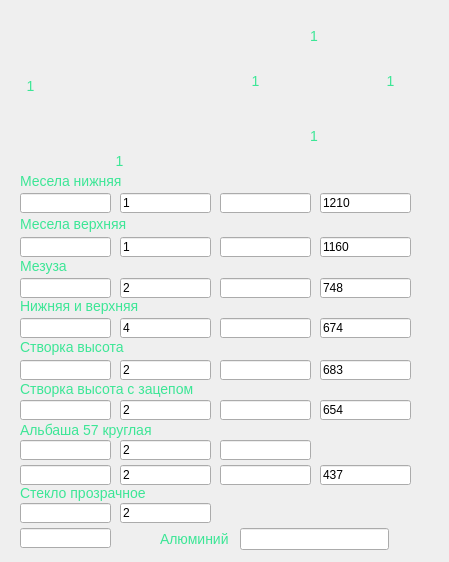
<?xml version="1.0" encoding="UTF-8"?>
<ui version="4.0">
 <class>FinalDimensions</class>
 <widget class="QDialog" name="FinalDimensions">
  <property name="geometry">
   <rect>
    <x>0</x>
    <y>0</y>
    <width>449</width>
    <height>562</height>
   </rect>
  </property>
  <property name="windowTitle">
   <string>Dialog</string>
  </property>
  <widget class="QLabel" name="label">
   <property name="geometry">
    <rect>
     <x>40</x>
     <y>20</y>
     <width>160</width>
     <height>130</height>
    </rect>
   </property>
   <property name="styleSheet">
    <string notr="true">image: url(:/proj/img/room_size_2d_min.png);</string>
   </property>
   <property name="text">
    <string/>
   </property>
  </widget>
  <widget class="QLabel" name="label_2">
   <property name="geometry">
    <rect>
     <x>240</x>
     <y>20</y>
     <width>171</width>
     <height>130</height>
    </rect>
   </property>
   <property name="styleSheet">
    <string notr="true">image: url(:/proj/img/depth_min.png);</string>
   </property>
   <property name="text">
    <string/>
   </property>
  </widget>
  <widget class="QLabel" name="LeftVertSize">
   <property name="geometry">
    <rect>
     <x>20</x>
     <y>20</y>
     <width>20</width>
     <height>133</height>
    </rect>
   </property>
   <property name="styleSheet">
    <string notr="true">image: url(:/proj/img/vertical_dimension.svg);</string>
   </property>
   <property name="text">
    <string/>
   </property>
  </widget>
  <widget class="QLabel" name="TopHorSize">
   <property name="geometry">
    <rect>
     <x>42</x>
     <y>160</y>
     <width>157</width>
     <height>23</height>
    </rect>
   </property>
   <property name="styleSheet">
    <string notr="true">image: url(:/proj/img/horizontal_dimension.svg);</string>
   </property>
   <property name="text">
    <string/>
   </property>
  </widget>
  <widget class="QLabel" name="BottomLeftSize">
   <property name="geometry">
    <rect>
     <x>240</x>
     <y>90</y>
     <width>41</width>
     <height>31</height>
    </rect>
   </property>
   <property name="styleSheet">
    <string notr="true">image: url(:/proj/img/arrows-diagonal.svg);</string>
   </property>
   <property name="text">
    <string/>
   </property>
  </widget>
  <widget class="QLabel" name="BottomRightSize">
   <property name="geometry">
    <rect>
     <x>370</x>
     <y>90</y>
     <width>41</width>
     <height>31</height>
    </rect>
   </property>
   <property name="styleSheet">
    <string notr="true">image: url(:/proj/img/arrows-diagonal_1.svg);</string>
   </property>
   <property name="text">
    <string/>
   </property>
  </widget>
  <widget class="QLabel" name="BottomCenterSize">
   <property name="geometry">
    <rect>
     <x>290</x>
     <y>120</y>
     <width>18</width>
     <height>31</height>
    </rect>
   </property>
   <property name="styleSheet">
    <string notr="true">image: url(:/proj/img/vertical_dimension_2.svg);</string>
   </property>
   <property name="text">
    <string/>
   </property>
  </widget>
  <widget class="QLabel" name="BottomCenterSize_2">
   <property name="geometry">
    <rect>
     <x>290</x>
     <y>21</y>
     <width>21</width>
     <height>31</height>
    </rect>
   </property>
   <property name="styleSheet">
    <string notr="true">image: url(:/proj/img/vertical_dimension_2.svg);</string>
   </property>
   <property name="text">
    <string/>
   </property>
  </widget>
  <widget class="QLabel" name="showVertSize">
   <property name="geometry">
    <rect>
     <x>5</x>
     <y>70</y>
     <width>51</width>
     <height>31</height>
    </rect>
   </property>
   <property name="font">
    <font>
     <pointsize>-1</pointsize>
    </font>
   </property>
   <property name="styleSheet">
    <string notr="true">color: rgb(60,230,150);
font-size: 14px;</string>
   </property>
   <property name="text">
    <string>1</string>
   </property>
   <property name="alignment">
    <set>Qt::AlignCenter</set>
   </property>
  </widget>
  <widget class="QLabel" name="showHorSize">
   <property name="geometry">
    <rect>
     <x>84</x>
     <y>150</y>
     <width>71</width>
     <height>21</height>
    </rect>
   </property>
   <property name="font">
    <font>
     <pointsize>-1</pointsize>
    </font>
   </property>
   <property name="styleSheet">
    <string notr="true">color: rgb(60,230,150);
font-size: 14px;</string>
   </property>
   <property name="text">
    <string>1</string>
   </property>
   <property name="alignment">
    <set>Qt::AlignCenter</set>
   </property>
  </widget>
  <widget class="QLabel" name="label_7">
   <property name="geometry">
    <rect>
     <x>310</x>
     <y>20</y>
     <width>51</width>
     <height>31</height>
    </rect>
   </property>
   <property name="font">
    <font>
     <pointsize>-1</pointsize>
    </font>
   </property>
   <property name="styleSheet">
    <string notr="true">color: rgb(60,230,150);
font-size: 14px;</string>
   </property>
   <property name="text">
    <string>1</string>
   </property>
  </widget>
  <widget class="QLabel" name="label_8">
   <property name="geometry">
    <rect>
     <x>230</x>
     <y>65</y>
     <width>51</width>
     <height>31</height>
    </rect>
   </property>
   <property name="font">
    <font>
     <pointsize>-1</pointsize>
    </font>
   </property>
   <property name="styleSheet">
    <string notr="true">color: rgb(60,230,150);
font-size: 14px;</string>
   </property>
   <property name="text">
    <string>1</string>
   </property>
   <property name="alignment">
    <set>Qt::AlignCenter</set>
   </property>
  </widget>
  <widget class="QLabel" name="label_9">
   <property name="geometry">
    <rect>
     <x>310</x>
     <y>120</y>
     <width>51</width>
     <height>31</height>
    </rect>
   </property>
   <property name="font">
    <font>
     <pointsize>-1</pointsize>
    </font>
   </property>
   <property name="styleSheet">
    <string notr="true">color: rgb(60,230,150);
font-size: 14px;</string>
   </property>
   <property name="text">
    <string>1</string>
   </property>
  </widget>
  <widget class="QLabel" name="label_10">
   <property name="geometry">
    <rect>
     <x>365</x>
     <y>65</y>
     <width>51</width>
     <height>31</height>
    </rect>
   </property>
   <property name="font">
    <font>
     <pointsize>-1</pointsize>
    </font>
   </property>
   <property name="styleSheet">
    <string notr="true">color: rgb(60,230,150);
font-size: 14px;</string>
   </property>
   <property name="text">
    <string>1</string>
   </property>
   <property name="alignment">
    <set>Qt::AlignCenter</set>
   </property>
  </widget>
  <widget class="QLineEdit" name="lineEdit">
   <property name="geometry">
    <rect>
     <x>20</x>
     <y>193</y>
     <width>91</width>
     <height>20</height>
    </rect>
   </property>
  </widget>
  <widget class="QLabel" name="label_3">
   <property name="geometry">
    <rect>
     <x>-10</x>
     <y>0</y>
     <width>573</width>
     <height>573</height>
    </rect>
   </property>
   <property name="styleSheet">
    <string notr="true">image: url(:/proj/img/title.png);
opacity: 50;</string>
   </property>
   <property name="text">
    <string/>
   </property>
  </widget>
  <widget class="QLabel" name="label_4">
   <property name="geometry">
    <rect>
     <x>20</x>
     <y>165</y>
     <width>391</width>
     <height>31</height>
    </rect>
   </property>
   <property name="font">
    <font>
     <pointsize>-1</pointsize>
    </font>
   </property>
   <property name="styleSheet">
    <string notr="true">color: rgb(60,230,150);
font-size: 14px;</string>
   </property>
   <property name="text">
    <string>Месела нижняя</string>
   </property>
  </widget>
  <widget class="QLineEdit" name="lineEdit_2">
   <property name="geometry">
    <rect>
     <x>20</x>
     <y>237</y>
     <width>91</width>
     <height>20</height>
    </rect>
   </property>
  </widget>
  <widget class="QLabel" name="label_5">
   <property name="geometry">
    <rect>
     <x>20</x>
     <y>208</y>
     <width>391</width>
     <height>31</height>
    </rect>
   </property>
   <property name="font">
    <font>
     <pointsize>-1</pointsize>
    </font>
   </property>
   <property name="styleSheet">
    <string notr="true">color: rgb(60,230,150);
font-size: 14px;</string>
   </property>
   <property name="text">
    <string>Месела верхняя</string>
   </property>
  </widget>
  <widget class="QLineEdit" name="lineEdit_3">
   <property name="geometry">
    <rect>
     <x>20</x>
     <y>278</y>
     <width>91</width>
     <height>20</height>
    </rect>
   </property>
  </widget>
  <widget class="QLabel" name="label_11">
   <property name="geometry">
    <rect>
     <x>20</x>
     <y>250</y>
     <width>391</width>
     <height>31</height>
    </rect>
   </property>
   <property name="font">
    <font>
     <pointsize>-1</pointsize>
    </font>
   </property>
   <property name="styleSheet">
    <string notr="true">color: rgb(60,230,150);
font-size: 14px;</string>
   </property>
   <property name="text">
    <string>Мезуза</string>
   </property>
  </widget>
  <widget class="QLabel" name="label_12">
   <property name="geometry">
    <rect>
     <x>20</x>
     <y>290</y>
     <width>391</width>
     <height>31</height>
    </rect>
   </property>
   <property name="font">
    <font>
     <pointsize>-1</pointsize>
    </font>
   </property>
   <property name="styleSheet">
    <string notr="true">color: rgb(60,230,150);
font-size: 14px;</string>
   </property>
   <property name="text">
    <string>Нижняя и верхняя</string>
   </property>
  </widget>
  <widget class="QLineEdit" name="lineEdit_4">
   <property name="geometry">
    <rect>
     <x>20</x>
     <y>318</y>
     <width>91</width>
     <height>20</height>
    </rect>
   </property>
  </widget>
  <widget class="QLabel" name="label_13">
   <property name="geometry">
    <rect>
     <x>20</x>
     <y>331</y>
     <width>391</width>
     <height>31</height>
    </rect>
   </property>
   <property name="font">
    <font>
     <pointsize>-1</pointsize>
    </font>
   </property>
   <property name="styleSheet">
    <string notr="true">color: rgb(60,230,150);
font-size: 14px;</string>
   </property>
   <property name="text">
    <string>Створка высота</string>
   </property>
  </widget>
  <widget class="QLineEdit" name="lineEdit_5">
   <property name="geometry">
    <rect>
     <x>20</x>
     <y>360</y>
     <width>91</width>
     <height>20</height>
    </rect>
   </property>
  </widget>
  <widget class="QLabel" name="label_14">
   <property name="geometry">
    <rect>
     <x>20</x>
     <y>373</y>
     <width>391</width>
     <height>31</height>
    </rect>
   </property>
   <property name="font">
    <font>
     <pointsize>-1</pointsize>
    </font>
   </property>
   <property name="styleSheet">
    <string notr="true">color: rgb(60,230,150);
font-size: 14px;</string>
   </property>
   <property name="text">
    <string>Створка высота с зацепом</string>
   </property>
  </widget>
  <widget class="QLineEdit" name="lineEdit_6">
   <property name="geometry">
    <rect>
     <x>20</x>
     <y>400</y>
     <width>91</width>
     <height>20</height>
    </rect>
   </property>
  </widget>
  <widget class="QLineEdit" name="lineEdit_7">
   <property name="geometry">
    <rect>
     <x>20</x>
     <y>440</y>
     <width>91</width>
     <height>20</height>
    </rect>
   </property>
  </widget>
  <widget class="QLabel" name="label_15">
   <property name="geometry">
    <rect>
     <x>20</x>
     <y>414</y>
     <width>391</width>
     <height>31</height>
    </rect>
   </property>
   <property name="font">
    <font>
     <pointsize>-1</pointsize>
    </font>
   </property>
   <property name="styleSheet">
    <string notr="true">color: rgb(60,230,150);
font-size: 14px;</string>
   </property>
   <property name="text">
    <string>Альбаша 57 круглая</string>
   </property>
  </widget>
  <widget class="QLabel" name="label_16">
   <property name="geometry">
    <rect>
     <x>20</x>
     <y>477</y>
     <width>391</width>
     <height>31</height>
    </rect>
   </property>
   <property name="font">
    <font>
     <pointsize>-1</pointsize>
    </font>
   </property>
   <property name="styleSheet">
    <string notr="true">color: rgb(60,230,150);
font-size: 14px;</string>
   </property>
   <property name="text">
    <string>Cтекло прозрачное</string>
   </property>
  </widget>
  <widget class="QLineEdit" name="lineEdit_8">
   <property name="geometry">
    <rect>
     <x>20</x>
     <y>503</y>
     <width>91</width>
     <height>20</height>
    </rect>
   </property>
  </widget>
  <widget class="QLineEdit" name="lineEdit_9">
   <property name="geometry">
    <rect>
     <x>120</x>
     <y>193</y>
     <width>91</width>
     <height>20</height>
    </rect>
   </property>
   <property name="text">
    <string>1</string>
   </property>
  </widget>
  <widget class="QLineEdit" name="lineEdit_10">
   <property name="geometry">
    <rect>
     <x>120</x>
     <y>237</y>
     <width>91</width>
     <height>20</height>
    </rect>
   </property>
   <property name="text">
    <string>1</string>
   </property>
  </widget>
  <widget class="QLineEdit" name="lineEdit_11">
   <property name="geometry">
    <rect>
     <x>120</x>
     <y>318</y>
     <width>91</width>
     <height>20</height>
    </rect>
   </property>
   <property name="text">
    <string>4</string>
   </property>
  </widget>
  <widget class="QLineEdit" name="lineEdit_12">
   <property name="geometry">
    <rect>
     <x>120</x>
     <y>440</y>
     <width>91</width>
     <height>20</height>
    </rect>
   </property>
   <property name="text">
    <string>2</string>
   </property>
  </widget>
  <widget class="QLineEdit" name="lineEdit_13">
   <property name="geometry">
    <rect>
     <x>120</x>
     <y>400</y>
     <width>91</width>
     <height>20</height>
    </rect>
   </property>
   <property name="text">
    <string>2</string>
   </property>
  </widget>
  <widget class="QLineEdit" name="lineEdit_14">
   <property name="geometry">
    <rect>
     <x>120</x>
     <y>360</y>
     <width>91</width>
     <height>20</height>
    </rect>
   </property>
   <property name="text">
    <string>2</string>
   </property>
  </widget>
  <widget class="QLineEdit" name="lineEdit_15">
   <property name="geometry">
    <rect>
     <x>120</x>
     <y>278</y>
     <width>91</width>
     <height>20</height>
    </rect>
   </property>
   <property name="text">
    <string>2</string>
   </property>
  </widget>
  <widget class="QLineEdit" name="lineEdit_16">
   <property name="geometry">
    <rect>
     <x>120</x>
     <y>503</y>
     <width>91</width>
     <height>20</height>
    </rect>
   </property>
   <property name="text">
    <string>2</string>
   </property>
  </widget>
  <widget class="QLineEdit" name="lineEdit_17">
   <property name="geometry">
    <rect>
     <x>220</x>
     <y>193</y>
     <width>91</width>
     <height>20</height>
    </rect>
   </property>
  </widget>
  <widget class="QLineEdit" name="lineEdit_18">
   <property name="geometry">
    <rect>
     <x>220</x>
     <y>237</y>
     <width>91</width>
     <height>20</height>
    </rect>
   </property>
  </widget>
  <widget class="QLineEdit" name="lineEdit_19">
   <property name="geometry">
    <rect>
     <x>220</x>
     <y>318</y>
     <width>91</width>
     <height>20</height>
    </rect>
   </property>
  </widget>
  <widget class="QLineEdit" name="lineEdit_20">
   <property name="geometry">
    <rect>
     <x>220</x>
     <y>465</y>
     <width>91</width>
     <height>20</height>
    </rect>
   </property>
  </widget>
  <widget class="QLineEdit" name="lineEdit_21">
   <property name="geometry">
    <rect>
     <x>220</x>
     <y>400</y>
     <width>91</width>
     <height>20</height>
    </rect>
   </property>
  </widget>
  <widget class="QLineEdit" name="lineEdit_22">
   <property name="geometry">
    <rect>
     <x>220</x>
     <y>360</y>
     <width>91</width>
     <height>20</height>
    </rect>
   </property>
  </widget>
  <widget class="QLineEdit" name="lineEdit_23">
   <property name="geometry">
    <rect>
     <x>220</x>
     <y>278</y>
     <width>91</width>
     <height>20</height>
    </rect>
   </property>
  </widget>
  <widget class="QLineEdit" name="lineEdit_25">
   <property name="geometry">
    <rect>
     <x>320</x>
     <y>193</y>
     <width>91</width>
     <height>20</height>
    </rect>
   </property>
   <property name="text">
    <string>1210</string>
   </property>
  </widget>
  <widget class="QLineEdit" name="lineEdit_26">
   <property name="geometry">
    <rect>
     <x>320</x>
     <y>237</y>
     <width>91</width>
     <height>20</height>
    </rect>
   </property>
   <property name="text">
    <string>1160</string>
   </property>
  </widget>
  <widget class="QLineEdit" name="lineEdit_27">
   <property name="geometry">
    <rect>
     <x>320</x>
     <y>318</y>
     <width>91</width>
     <height>20</height>
    </rect>
   </property>
   <property name="text">
    <string>674</string>
   </property>
  </widget>
  <widget class="QLineEdit" name="lineEdit_29">
   <property name="geometry">
    <rect>
     <x>320</x>
     <y>400</y>
     <width>91</width>
     <height>20</height>
    </rect>
   </property>
   <property name="text">
    <string>654</string>
   </property>
  </widget>
  <widget class="QLineEdit" name="lineEdit_30">
   <property name="geometry">
    <rect>
     <x>320</x>
     <y>360</y>
     <width>91</width>
     <height>20</height>
    </rect>
   </property>
   <property name="text">
    <string>683</string>
   </property>
  </widget>
  <widget class="QLineEdit" name="lineEdit_31">
   <property name="geometry">
    <rect>
     <x>320</x>
     <y>278</y>
     <width>91</width>
     <height>20</height>
    </rect>
   </property>
   <property name="text">
    <string>748</string>
   </property>
  </widget>
  <widget class="QLineEdit" name="lineEdit_32">
   <property name="geometry">
    <rect>
     <x>220</x>
     <y>440</y>
     <width>91</width>
     <height>20</height>
    </rect>
   </property>
  </widget>
  <widget class="QLineEdit" name="lineEdit_34">
   <property name="geometry">
    <rect>
     <x>20</x>
     <y>465</y>
     <width>91</width>
     <height>20</height>
    </rect>
   </property>
  </widget>
  <widget class="QLineEdit" name="lineEdit_35">
   <property name="geometry">
    <rect>
     <x>120</x>
     <y>465</y>
     <width>91</width>
     <height>20</height>
    </rect>
   </property>
   <property name="text">
    <string>2</string>
   </property>
  </widget>
  <widget class="QLineEdit" name="lineEdit_36">
   <property name="geometry">
    <rect>
     <x>320</x>
     <y>465</y>
     <width>91</width>
     <height>20</height>
    </rect>
   </property>
   <property name="text">
    <string>437</string>
   </property>
  </widget>
  <widget class="QLineEdit" name="lineEdit_37">
   <property name="geometry">
    <rect>
     <x>20</x>
     <y>528</y>
     <width>91</width>
     <height>20</height>
    </rect>
   </property>
  </widget>
  <widget class="QLineEdit" name="lineEdit_38">
   <property name="geometry">
    <rect>
     <x>240</x>
     <y>528</y>
     <width>149</width>
     <height>22</height>
    </rect>
   </property>
  </widget>
  <widget class="QLabel" name="label_17">
   <property name="geometry">
    <rect>
     <x>160</x>
     <y>528</y>
     <width>71</width>
     <height>22</height>
    </rect>
   </property>
   <property name="font">
    <font>
     <pointsize>-1</pointsize>
    </font>
   </property>
   <property name="styleSheet">
    <string notr="true">color: rgb(60,230,150);
font-size: 14px;</string>
   </property>
   <property name="text">
    <string>Алюминий</string>
   </property>
  </widget>
  <zorder>label_3</zorder>
  <zorder>label_2</zorder>
  <zorder>label</zorder>
  <zorder>LeftVertSize</zorder>
  <zorder>TopHorSize</zorder>
  <zorder>BottomLeftSize</zorder>
  <zorder>BottomRightSize</zorder>
  <zorder>BottomCenterSize</zorder>
  <zorder>BottomCenterSize_2</zorder>
  <zorder>showVertSize</zorder>
  <zorder>showHorSize</zorder>
  <zorder>label_7</zorder>
  <zorder>label_8</zorder>
  <zorder>label_9</zorder>
  <zorder>label_10</zorder>
  <zorder>lineEdit</zorder>
  <zorder>label_4</zorder>
  <zorder>lineEdit_2</zorder>
  <zorder>label_5</zorder>
  <zorder>lineEdit_3</zorder>
  <zorder>label_11</zorder>
  <zorder>label_12</zorder>
  <zorder>lineEdit_4</zorder>
  <zorder>label_13</zorder>
  <zorder>lineEdit_5</zorder>
  <zorder>label_14</zorder>
  <zorder>lineEdit_6</zorder>
  <zorder>lineEdit_7</zorder>
  <zorder>label_15</zorder>
  <zorder>label_16</zorder>
  <zorder>lineEdit_8</zorder>
  <zorder>lineEdit_9</zorder>
  <zorder>lineEdit_10</zorder>
  <zorder>lineEdit_11</zorder>
  <zorder>lineEdit_12</zorder>
  <zorder>lineEdit_13</zorder>
  <zorder>lineEdit_14</zorder>
  <zorder>lineEdit_15</zorder>
  <zorder>lineEdit_16</zorder>
  <zorder>lineEdit_17</zorder>
  <zorder>lineEdit_18</zorder>
  <zorder>lineEdit_19</zorder>
  <zorder>lineEdit_20</zorder>
  <zorder>lineEdit_21</zorder>
  <zorder>lineEdit_22</zorder>
  <zorder>lineEdit_23</zorder>
  <zorder>lineEdit_25</zorder>
  <zorder>lineEdit_26</zorder>
  <zorder>lineEdit_27</zorder>
  <zorder>lineEdit_29</zorder>
  <zorder>lineEdit_30</zorder>
  <zorder>lineEdit_31</zorder>
  <zorder>lineEdit_32</zorder>
  <zorder>lineEdit_34</zorder>
  <zorder>lineEdit_35</zorder>
  <zorder>lineEdit_36</zorder>
  <zorder>lineEdit_37</zorder>
  <zorder>lineEdit_38</zorder>
  <zorder>label_17</zorder>
  <zorder>lineEdit_38</zorder>
 </widget>
 <resources/>
 <connections/>
</ui>
